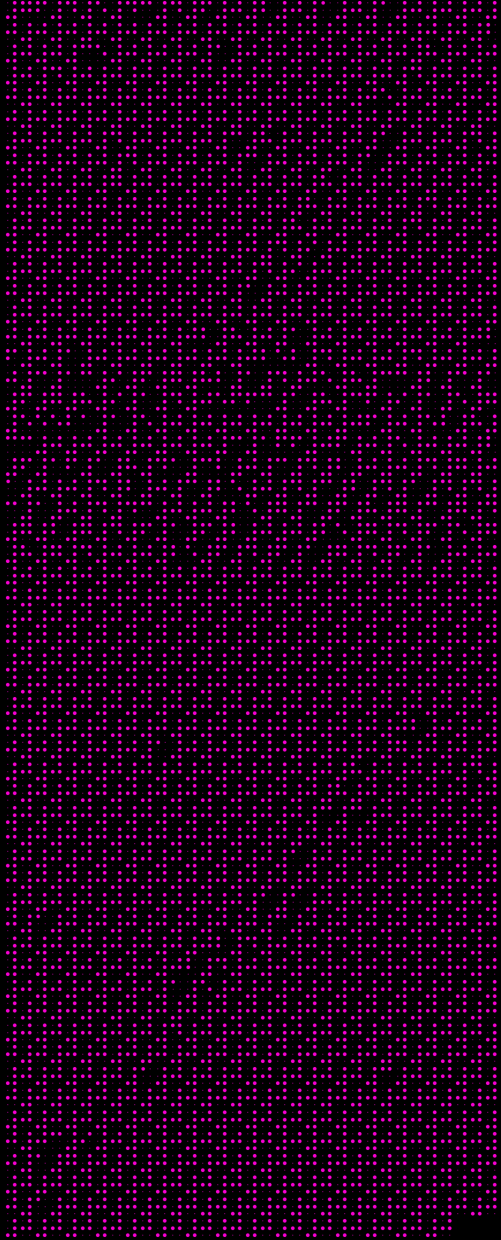
#> input picture pic.png, 1002 x 2479 px (shown at 1/2 size); its folder holds only this picture in this run
$ python braille.py
#> lines starting #> are read from the running program, lines starting #| are printed output that depends on the picture
import numpy as np
from PIL import Image

wanted = [248,0,211]

x= {(True, False,False, False,False, False):'A',
    (True, False,True, False,False, False):'B',
  (True, True,False, False,False, False):'C',
    (True, True,False, True,False, False):'D',
     (True, False,False, True,False, False):'E',
     (True, True, True, False, False, False): 'F',
      (True, True,True, True,False, False):'G',
       (True, False,True, True,False, False):'H',
        (False, True,True, False,False, False):'I',
         (False, True,True, True,False, False):'J',
          (True, False,False, False,True, False):'K',
           (True, False,True, False,True, False):'L',
            (True, True,False, False,True, False):'M',
             (True, True,False, True,True, False):'N',
              (True, False,False, True,True, False):'O',
               (True, True,True, False,True, False):'P',
               (True, True,True, True,True, False):'Q',
               (True, False,True, True,True, False):'R',
                (False, True,True, False,True, False):'S',
                 (False, True,True, True,True, False):'T',
                  (True, False,False, False,True, True):'U',
                   (True, False,True, False,True, True):'V',
                    (False, True,True, True,False, True):'W',
                    (True, True, False, False, True, True) : 'X',
                     (True, True,False, True,True, True):'Y',
                      (True, False,False, True,True, True):'Z',
                       (False, True,False, True,True, True):'#',
                       (False,False,True,False,False,False):',',
                       (False,False,True,True,False,True) : '.'}

def is_full_or_not(im):
    global wanted
    npp=np.array(im.convert('RGB'))
    result = np.count_nonzero(np.all(npp==wanted,axis=2))
    return result > 10

def crop2(im,Wpart,Hpart):
    parts=[]
    width,height= im.size
    i = 0
    while i < height:
        plus = Hpart
        stopH = min(height,plus +i)
        for j in range(0,width,Wpart):
            stopW = min(width,Wpart +j)
            box = (j,i,stopW,stopH)
            a = im.crop(box)
            parts.append(is_full_or_not(a))
        i+=plus
    return parts


def transform_numbers(text):
    correct = ""
    i = 0
    while i <len(text):
        if text[i] == '#' and i +1 != len(text) and text[i+1] <= 'J' and text[i+1] >= 'A':
            diff = ord(text[i+1])-ord('A')+1
            diff = ord('0') if diff == 10 else ord('0') +diff
            correct += chr(diff)
            i += 2
        else:
            correct += str(text[i])
            i +=1
    return correct

def crop(path,Wpart,Hpart):
#> called with path = 'pic.png', Wpart = 30, Hpart = 43
    global x
    txt = ""
    im =Image.open(path)
#> im is the input picture: PIL image 1002x2479 RGBA; mean R, G, B, A 28.7, 0, 24.4, 255
    width,height= im.size
#> width = 1002; height = 2479
    k = 0
    i = 1
    line_num = 1
    while i < height:

        stopH =min(height,Hpart +i)
#> stopH = 44

        for j in range(7,width,Wpart):

            if k>=1934:
                i = height
                break
            if (k+1)%34 ==0:
                k+=1
                continue

            stopW = min(width,Wpart +j)
#> stopW = 37
            box = (j,i,stopW,stopH)
#> box = (7, 1, 37, 44)
            a = im.crop(box)
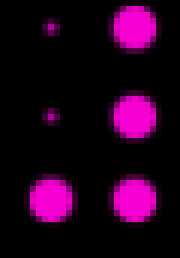
#> a: PIL image 30x43 RGBA (shown 6 times larger); mean R, G, B, A 33.9, 0, 28.9, 255
            a.save("kkk/pic" + str(k) +".png")


            parts = crop2(a,15,Hpart/3)
#> in is_full_or_not, `result = np.count_nonzero(np.all(npp==wanted,axis=2))`: result = 0
#> parts = [False, True, False, True, True, True]
            let = x.get(tuple(parts))
#> let = '#'
            let = '$' if let == None else let
            if let == '$':
                print(k,parts)
                a.show()
                exit()
                pass
            if let == '$':
                pass
            txt += let
#> txt = '#'
            k +=1
        i+= Hpart

        if line_num % 12 == 0:
            i+=5
        line_num +=1

    return transform_numbers(txt)


txt = crop("pic.png",30,43)
print (txt)
#> (printed output is left out)
print(txt.count('$') , txt.count('#'),len(txt))
#| 0 0 960
